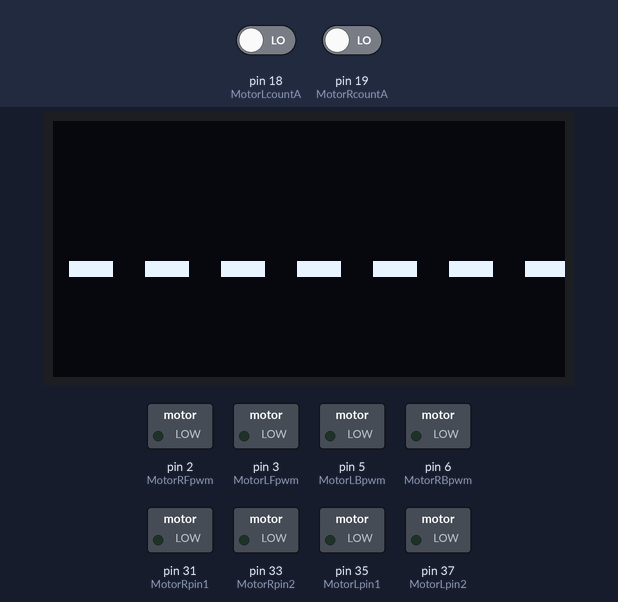
Bench run of a sketch on a simulated Arduino Mega 2560, built with avr-gcc and run on an emulated ATmega2560. Parts: 128×64 one-colour display, switched loads named in the sketch (green lamp = pin HIGH). The inputs (shaded band) are chosen by the test bench; at power-on: pin 19 (MotorRcountA) LOW, pin 18 (MotorLcountA) LOW. What the sketch prints to the serial monitor is not drawn.

Above: at 0.07 s.
At 1.29 s:
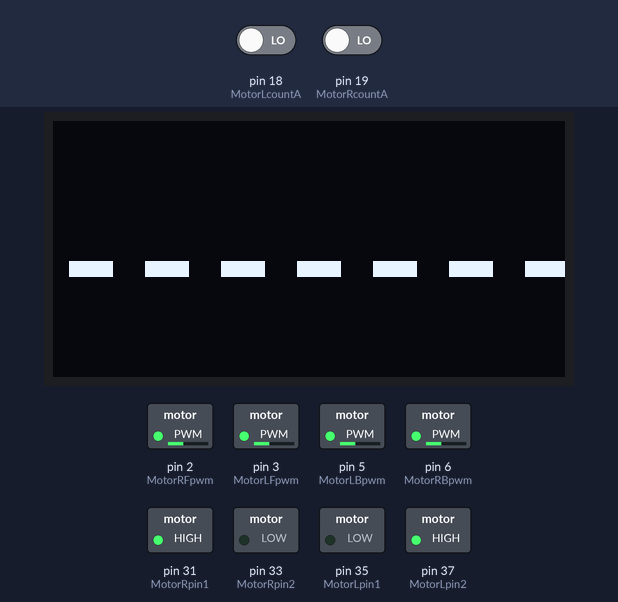
1.3 s: pin 19 (MotorRcountA) driven HIGH
At 3.6 s:
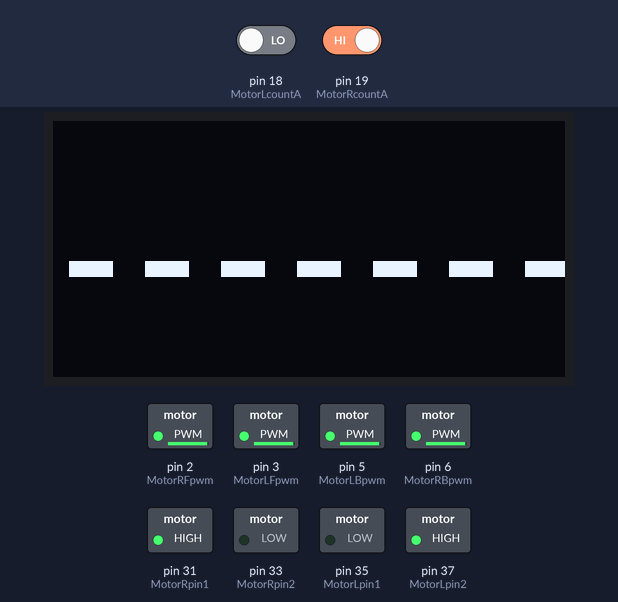
Timing chart, 0 to 5.1 s (numbered marks = the images above; inputs shaded):
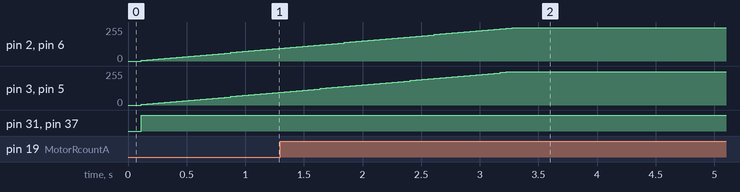

The sketch:

real_sigma.ino
```cpp
#include <SoftwareSerial.h>
#include <U8g2lib.h>
#include "U8glib.h"
//左电机端口定义
#define MotorLpin1   35 //控制位3
#define MotorLpin2   37 //控制位4
#define MotorLFpwm    3  //使能调速 ENB左前轮
#define MotorLBpwm    5  //使能调速 ENB左后轮
#define MotorLcountA 18 //编码器A 中断号：5
#define MotorLcountB 20 //编码器B 中断号：4

//右电机端口定义
#define MotorRpin1   31 //控制位1
#define MotorRpin2   33 //控制位2
#define MotorRFpwm    2  //使能调速 ENA
#define MotorRBpwm    6  //使能调速 ENA
#define MotorRcountA 19 //编码器A 中断号：3
#define MotorRcountB 21 //编码器B 中断号：2


volatile float motorL=0;//中断变量，左轮子脉冲计数
volatile float motorR=0;//中断变量，右轮子脉冲计数
float V_L=20; //左轮速度 单位cm/s
float V_R=20; //右边轮速 单位cm/s
int v1=0;  //单位cm/s
int v2=0;  //单位cm/s
float Target_V_L=40,Target_V_R=40;   //单位cm/s
int Pwm_L=0,Pwm_R=0;  //左右轮PWM
int x;//存放数组
String A_String = "";//定义用来存数据的字符串
//以上为电机部分

#define Q1 23
#define Q2 31
#define Q3 25
#define Q4 33
#define Q5 27
//以上为灰度传感器部分

int Aim=0;//目的地编号

char inData=' ';

U8G2_SSD1306_128X64_NONAME_F_SW_I2C u8g2(U8G2_R0,21,20,U8X8_PIN_NONE);//21 SCL引脚 20 IIC引脚

SoftwareSerial softSerial(10,11); //定义软串口,rx为10号端口,tx为11号端口
//PID变量
                              float kp=0,ki=0.1,kd=0; //PID参数


/**************************************
 * Arduino初始化函数
 *
 *************************************/
void setup() {
   Motor_Init();//电机端口初始化
   softSerial.begin(9600);
   Serial.begin(9600);//开启串口
      u8g2.begin();
      u8g2.clearBuffer();
      u8g2.setFont(u8g2_font_logisoso28_tf);
      u8g2.drawStr(0,48,"-------");
      u8g2.sendBuffer();
}


/*********************************************************
 * 函数功能：增量式PI控制器(左轮)
 * 入口参数：当前速度（编码器测量值），目标速度
 * 返回 值：电机PWM
 * 参考资料：
 *    增量式离散PID公式：
 *                Pwm-=Kp*[e(k)-e(k-1)]+Ki*e(k)+Kd*[e(k)-2e(k-1)+e(k-2)]
 *                e(k):本次偏差
 *                e(k-1):上一次偏差
 *                e(k-2):上上次偏差
 *                Pwm:代表增量输出
 *    在速度闭环控制系统里面我们只使用PI控制，因此对PID公式可简化为：
 *                Pwm-=Kp*[e(k)-e(k-1)]+Ki*e(k)
 *                e(k):本次偏差
 *                e(k-1):上一次偏差
 *                Pwm:代表增量输出
 *
 *    注意增量式PID先调I,再调P,最后再调D
 *********************************************************/
 int Incremental_Pi_L(int current_speed,int target_speed){
  static float pwm,bias,last_bias,prev_bias;  //静态变量存在程序全周期：pwm:增量输出,bias:本次偏差,last_bias:上次偏差,prev_bais_:上上次偏差
  bias=current_speed-target_speed;    //计算本次偏差e(k)
  pwm-=(kp*(bias-last_bias)+ki*bias+kd*(bias-2*last_bias+prev_bias));   //增量式PID控制器
  prev_bias=last_bias;  //保存上上次偏差
  last_bias=bias;     //保存上一次偏差


  //PWM 限幅度  Arduino的PWM 最高为255  限制在250
  if(pwm<-250){
    pwm=250;
  }
  if(pwm>250){
    pwm=250;
  }
  //Serial.println(pwm);
  return pwm;         //增量输出
 }


//右轮速度增量式PID控制器
int Incremental_Pi_R(float current_speed,float target_speed){
  static float pwm,bias,last_bias,prev_bias;  //静态变量存在程序全周期：pwm:增量输出,bias:本次偏差,last_bias:上次偏差,prev_bais_:上上次偏差
  bias=current_speed-target_speed;    //计算本次偏差e(k)
  pwm-=(kp*(bias-last_bias)+ki*bias+kd*(bias-2*last_bias+prev_bias));   //增量式PID控制器
  prev_bias=last_bias;  //保存上上次偏差
  last_bias=bias;     //保存上一次偏差

  //PWM 限幅度  Arduino的PWM 最高为255限制在250
  if(pwm<-250){
    pwm=250;
  }
  if(pwm>250){
    pwm=250;
  }
  //Serial.println(pwm);
  return pwm;         //增量输出
 }
 /***************以下为电机部分函数************/
/**************************************************************************（测试完成）
  函数功能：设置双轮工作模式和运动速度
  入口参数：工作模式，左右轮pwm
  返回  值：无
**************************************************************************/
void Set_Pwm(int mode,int speed_L,int speed_R){

  if(mode==1){
  //前进模式
  //左电机
  digitalWrite(MotorLpin1,LOW);
  digitalWrite(MotorLpin2,HIGH);
  analogWrite(MotorLFpwm,speed_L);
  analogWrite(MotorLBpwm,speed_L);
  //右电机
  digitalWrite(MotorRpin1,HIGH);
  digitalWrite(MotorRpin2,LOW);
  analogWrite(MotorRFpwm,speed_R);
  analogWrite(MotorRBpwm,speed_R);

  }else if(mode==2){
  //后退模式
  //左电机
  digitalWrite(MotorLpin1,HIGH);
  digitalWrite(MotorLpin2,LOW);
  analogWrite(MotorLFpwm,speed_L);
  analogWrite(MotorLBpwm,speed_L);
  //右电机
  digitalWrite(MotorRpin1,LOW);
  digitalWrite(MotorRpin2,HIGH);
  analogWrite(MotorRFpwm,speed_R);
  analogWrite(MotorRBpwm,speed_R);
  }else if(mode==3){
  //左转模式
  //左电机
  digitalWrite(MotorLpin1,LOW);
  digitalWrite(MotorLpin2,HIGH);
  analogWrite(MotorLFpwm,speed_L);
  analogWrite(MotorLBpwm,speed_L);
  //右电机
  digitalWrite(MotorRpin1,LOW);
  digitalWrite(MotorRpin2,HIGH);
  analogWrite(MotorRFpwm,speed_R);
  analogWrite(MotorRBpwm,speed_R);
  }else if(mode==4){
  //右转模式
  //左电机
  digitalWrite(MotorLpin1,HIGH);
  digitalWrite(MotorLpin2,LOW);
  analogWrite(MotorLFpwm,speed_L);
  analogWrite(MotorLBpwm,speed_L);

  //右电机
  digitalWrite(MotorRpin1,HIGH);
  digitalWrite(MotorRpin2,LOW);
  analogWrite(MotorRFpwm,speed_R);
  analogWrite(MotorRBpwm,speed_R);

  }else if(mode==5){
  //停止模式
  //左电机
  digitalWrite(MotorLpin1,LOW);
  digitalWrite(MotorLpin2,LOW);
  //analogWrite(MotorLpwm,speed_L);

  //右电机
  digitalWrite(MotorRpin1,LOW);
  digitalWrite(MotorRpin2,LOW);
 // analogWrite(MotorRpwm,speed_R);
  }
}


 /**************************************************************************（测试完成）
  函数功能：电机端口初始化，控制芯片引脚拉低
  入口参数：无
  返回  值：无
**************************************************************************/
void Motor_Init(){
  //左电机
  pinMode(MotorLpin1,OUTPUT);  //驱动芯片控制引脚
  pinMode(MotorLpin2,OUTPUT);  //驱动芯片控制引脚
  pinMode(MotorLFpwm,OUTPUT);
  pinMode(MotorLBpwm,OUTPUT);   //驱动芯片控制引脚，PWM调速
  pinMode(MotorLcountA,INPUT); //左轮编码器A引脚
  pinMode(MotorLcountB,INPUT); //左轮编码器B引脚

  //右电机
  pinMode(MotorRpin1,OUTPUT);  //驱动芯片控制引脚
  pinMode(MotorRpin2,OUTPUT);  //驱动芯片控制引脚
  pinMode(MotorRFpwm,OUTPUT);
  pinMode(MotorRBpwm,OUTPUT);   //驱动芯片控制引脚，PWM调速
  pinMode(MotorRcountA,INPUT); //右轮编码器A引脚
  pinMode(MotorRcountB,INPUT); //右轮编码器B引脚

  //驱动芯片控制引脚全部拉低
  digitalWrite(MotorLpin1,LOW); //左电机
  digitalWrite(MotorLpin2,LOW);
  digitalWrite(MotorLFpwm,LOW);
  digitalWrite(MotorLBpwm,LOW);
  digitalWrite(MotorRpin1,LOW); //右电机
  digitalWrite(MotorRpin2,LOW);
  digitalWrite(MotorRFpwm,LOW);
  digitalWrite(MotorRBpwm,LOW);
}


/***********************************
 * 电机实际速度计算：
 * 公式：
 * 已知参数：
 *     车轮直径65mm,
 *     左边轮子一圈：13*45=585脉冲（RISING）每圈脉冲数等于每圈脉冲数*减速比的倒数
 *     右边轮子一圈：585脉冲（RISING），
 * 单位时间读两个轮子脉冲读取两个轮子脉冲
 ***********************************/
 void Read_Moto_V(){
  unsigned long nowtime=0;
  motorL=0;
  motorR=0;
  nowtime=millis()+50;//读50毫秒
  attachInterrupt(digitalPinToInterrupt(MotorLcountA),Read_Moto_L,RISING);//左轮脉冲开中断计数
  attachInterrupt(digitalPinToInterrupt(MotorRcountA),Read_Moto_R,RISING);//右轮脉冲开中断计数
  while(millis()<nowtime); //达到50毫秒关闭中断
  detachInterrupt(digitalPinToInterrupt(MotorLcountA));//左轮脉冲关中断计数
  detachInterrupt(digitalPinToInterrupt(MotorRcountA));//右轮脉冲关中断计数
  V_L=((motorL/585)*6.5*PI)/0.05;   //单位cm/s
  V_R=((motorR/585)*6.5*PI)/0.05;   //单位cm/s
  v1=V_L;
  v2=V_R;
}


/***************************
 * 中断函数：读左轮脉冲
 *
 **************************/
void Read_Moto_L(){
  motorL++;
}


/**************************
 * 中断函数：读右轮脉冲
 *
 *************************/
void Read_Moto_R(){
  motorR++;
}

/****************************************以上为电机部分函数**************************************************/

 void OpenmvRead(void)//读取软串口数据
{
  while(Serial.read()>=0);//清除缓存
  while(Serial.available()==0);//等待信号传输
  if(Serial.available())//接收到openmv发来的数字
  {
    inData=Serial.read();//读取接收的字符
    if(inData=='1')Aim=1;                         //'1' '1''1''1''1''1''1''1''1''1''1''1''1''1''1''1''1''1''1''1'
    if(inData=='2')Aim=2;
    if(inData=='3')Aim=3;
    if(inData=='4')Aim=4;
    if(inData=='5')Aim=5;
    if(inData=='6')Aim=6;
    if(inData=='7')Aim=7;
    if(inData=='8')Aim=8;
    inData=' ';
    while(Serial.read()>=0);//清除缓存区数据
  }
}
 void track_Q()//循迹部分
{
  int D1=digitalRead(Q1);
  int D2=digitalRead(Q2);
  int D3=digitalRead(Q4);
  int D4=digitalRead(Q5);
  if((D1==0)&&(D2==0)&&(D3==0)&&(D4==1))
  {
    Set_Pwm(4,Pwm_L,Pwm_R);
  }else if((D1==0)&&(D2==0)&&(D3==1)&&(D4==0))
  {
    Set_Pwm(4,Pwm_L,Pwm_R);
  }else if((D1==0)&&(D2==0)&&(D3==1)&&(D4==1))
  {
   Set_Pwm(4,Pwm_L,Pwm_R);
  }else if((D1==1)&&(D2==0)&&(D3==0)&&(D4==0))
  {
   Set_Pwm(3,Pwm_L,Pwm_R);
  }else if((D1==0)&&(D2==1)&&(D3==0)&&(D4==0))
  {
   Set_Pwm(3,Pwm_L,Pwm_R);
  }else if((D1==1)&&(D2==1)&&(D3==0)&&(D4==0))
  {
   Set_Pwm(3,Pwm_L,Pwm_R);
  }
 Set_Pwm(1,Pwm_L,Pwm_R);
}

void OLEDshow(void)
{
if(Aim==1){
      u8g2.clearBuffer();
      u8g2.setFont(u8g2_font_logisoso28_tf);
      u8g2.drawStr(0,48,"---1---");
      u8g2.sendBuffer();
}
if(Aim==2){
      u8g2.clearBuffer();
      u8g2.setFont(u8g2_font_logisoso28_tf);
      u8g2.drawStr(0,48,"---2---");
      u8g2.sendBuffer();
}
}
/***************************************
 * Arduino主循环
 *
 ***************************************/
void loop() {
  Read_Moto_V();//读取脉冲计算速度
  Pwm_L=Incremental_Pi_L(V_L,Target_V_L);//左轮PI运算
  Pwm_R=Incremental_Pi_R(V_R,Target_V_R);//右轮PI运算
    Serial.println(V_L);  //直接用串口绘图画出速度曲线
    Serial.print(",");
    Serial.println(V_R);
   Set_Pwm(1,Pwm_L,Pwm_R);  //设置左右轮速度
 //任务部分主代码------------------------------------
      // OpenmvRead();//获取任务码
      // OLEDshow();

}
```
